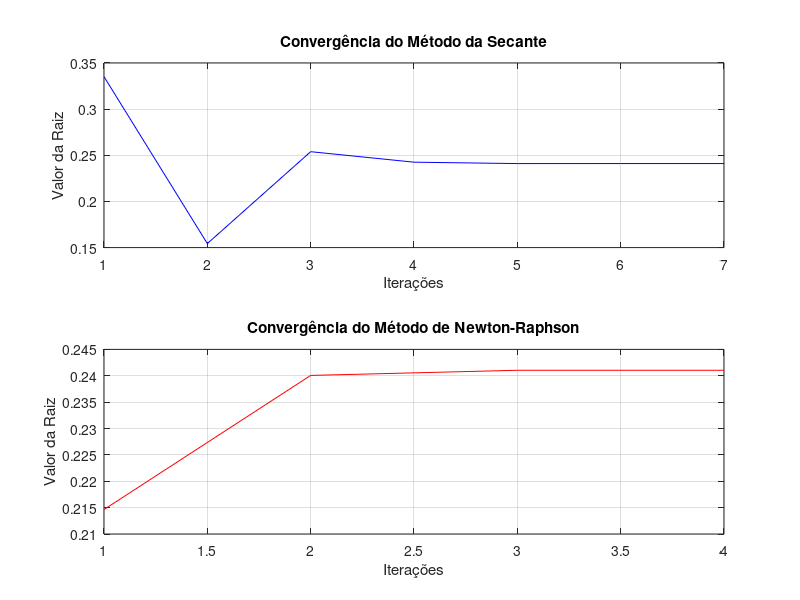

Write the MATLAB code that produced this figure.
function lista5Questao3()
    % Definindo constantes
    e = 8.9e-12;
    F = 1.25;
    q = 2e-5;
    Q = 2e-5;
    raio = 0.85;

    % Definindo a função
    f = @(x) (1/(4*pi*e)) * (q * Q * x / (x^2 + raio^2)^(3/2)) - F;

    % Define a tolerância para o erro absoluto
    Es = 5^(-4); % Tolerância em porcentagem

    % Executar o método da Secante
    fprintf("Método da Secante:\n");
    [rootSecante, itSecante, valoresSecante] = metodoSecante(f, Es);

    % Executar o método de Newton-Raphson
    fprintf("\nMétodo de Newton-Raphson:\n");
    [rootNewton, itNewton, valoresNewton] = metodoNewtonRaphson(f, e, q, Q, raio, Es);

    % Criar tabela comparativa
    criar_tabela(itSecante+1, rootSecante, itNewton+1, rootNewton);

    % Criar gráficos de convergência
    criar_graficos(itSecante+1, itNewton+1, valoresSecante, valoresNewton);
endfunction

function [r, it, valores] = metodoSecante(f, Es)
    Ea = Inf; % Erro absoluto inicial
    xPrevio = 0; % Valor inicial
    x = 0.5; % Valor inicial
    it = 0; % Contador de iterações
    N = 20; % Número máximo de iterações
    valores = []; % Array para armazenar valores de x

    for it = 0:(N-1)
        xProx = (xPrevio * f(x) - x * f(xPrevio)) / (f(x) - f(xPrevio)); % Cálculo do próximo x
        Ea = calcularErroEstimativa(xProx, x);

        % Armazena o valor atual para o gráfico
        valores = [valores; xProx];

        fprintf('Iteração %d: xr = %f, f(x) = %f, Ea = %f\n', it+1, x, f(x), Ea);

        if (Ea < Es)
            fprintf("Iterações %d: Raiz encontrada: %f\n", it + 1, xProx);
            r = xProx;
            return;
        end

        xPrevio = x;
        x = xProx;
    endfor

    fprintf("Método falhou em %d iterações\n", it + 1);
    r = NaN; % Indica falha
endfunction

function [r, it, valores] = metodoNewtonRaphson(f, e, q, Q, raio, Es)
    df = @(x) (1 / (4 * pi * e)) * ...
        ((q * Q * (x^2 + raio^2)^(3/2)) - ...
         (3 * q * Q * x^2 * (x^2 + raio^2)^(1/2))) / ...
        (x^2 + raio^2)^3;

    Ea = Inf; % Erro absoluto inicial
    x = 0; % Valor inicial
    it = 0; % Contador de iterações
    N = 20; % Número máximo de iterações
    valores = []; % Array para armazenar valores de x

    for it = 0:(N-1)
        xProx = x - f(x) / df(x); % Cálculo do próximo x
        Ea = calcularErroEstimativa(xProx, x);

        % Armazena o valor atual para o gráfico
        valores = [valores; xProx];

        fprintf('Iteração %d: xr = %f, f(x) = %f, Ea = %f\n', it + 1, x, f(x), Ea);

        if (Ea < Es)
            fprintf("Iterações %d: Raiz encontrada: %f\n", it + 1, xProx);
            r = xProx;
            return;
        end

        x = xProx;
    endfor

    fprintf("Método falhou em %d iterações\n", it);
    r = NaN; % Indica falha
endfunction

function Ea = calcularErroEstimativa(resultadoAtual, resultadoPrev)
    if resultadoPrev == Inf
        Ea = Inf; % Se o valor anterior for infinito, o erro é infinito
    else
        Ea = abs((resultadoAtual - resultadoPrev) / resultadoAtual) * 100; % Calcula o erro percentual
    end
endfunction

function criar_tabela(itSecante, rootSecante, itNewton, rootNewton)
    fprintf("\nTabela Comparativa:\n");
    fprintf("%-20s %-20s %-20s\n", "Método", "Número de Iterações", "Resultado Final");
    fprintf("%-20s %-20d %-20f\n", "Secante", itSecante, rootSecante);
    fprintf("%-20s %-20d %-20f\n", "Newton-Raphson", itNewton, rootNewton);
endfunction

function criar_graficos(itSecante, itNewton, valoresSecante, valoresNewton)
    % Exemplo de como você poderia criar gráficos de convergência
    figure;

    % Gráfico para Secante
    subplot(2, 1, 1);
    plot(1:length(valoresSecante), valoresSecante, 'b-');
    title('Convergência do Método da Secante');
    xlabel('Iterações');
    ylabel('Valor da Raiz');
    grid on;

    % Gráfico para Newton-Raphson
    subplot(2, 1, 2);
    plot(1:length(valoresNewton), valoresNewton, 'r-');
    title('Convergência do Método de Newton-Raphson');
    xlabel('Iterações');
    ylabel('Valor da Raiz');
    grid on;

    % Salvar gráficos se necessário
    saveas(gcf, 'convergencia_métodos_secante_newton.png');
endfunction

% Chama a função principal
lista5Questao3();

